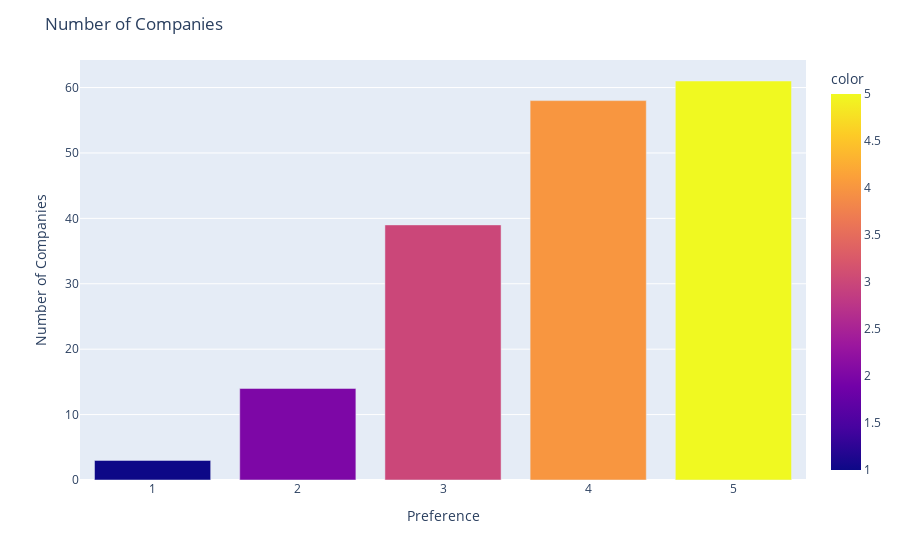

Notebook code for this chart:
### Code cell
fig = px.bar(x=pref, y=num_companies, labels={"x": "Preference", "y": "Number of Companies"}, color = pref)
fig.update_layout(title="Number of Companies")
#set color of bars
# fig.update_traces(marker_color='rgb(135, 192, 241)')
fig.show()

### Figure 1 — Plotly figure (JSON) as saved in the notebook; plotly's stock layout.template omitted (floating-point values rounded to 4 significant figures)
{"data": [{"alignmentgroup": "True", "hovertemplate": "Preference=%{x}<br>Number of Companies=%{y}<br>color=%{marker.color}<extra></extra>", "legendgroup": "", "marker": {"color": [1, 2, 3, 4, 5], "coloraxis": "coloraxis", "pattern": {"shape": ""}}, "name": "", "offsetgroup": "", "orientation": "v", "showlegend": false, "textposition": "auto", "type": "bar", "x": [1, 2, 3, 4, 5], "xaxis": "x", "y": [3, 14, 39, 58, 61], "yaxis": "y"}], "layout": {"barmode": "relative", "coloraxis": {"colorbar": {"title": {"text": "color"}}, "colorscale": [[0, "#0d0887"], [0.1111, "#46039f"], [0.2222, "#7201a8"], [0.3333, "#9c179e"], [0.4444, "#bd3786"], [0.5556, "#d8576b"], [0.6667, "#ed7953"], [0.7778, "#fb9f3a"], [0.8889, "#fdca26"], [1, "#f0f921"]]}, "legend": {"tracegroupgap": 0}, "margin": {"t": 60}, "title": {"text": "Number of Companies"}, "xaxis": {"anchor": "y", "domain": [0, 1], "title": {"text": "Preference"}}, "yaxis": {"anchor": "x", "domain": [0, 1], "title": {"text": "Number of Companies"}}}}
